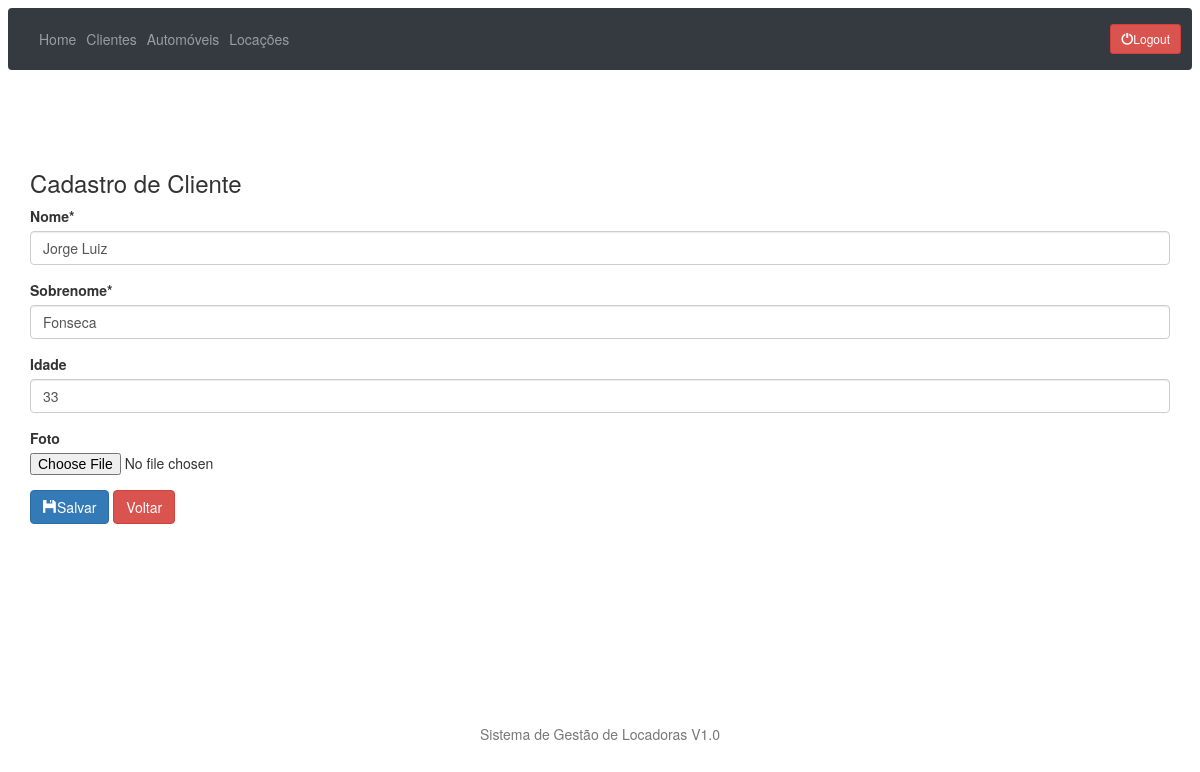
Page /clientes/update/1/ (signed in) on the earlier database version.
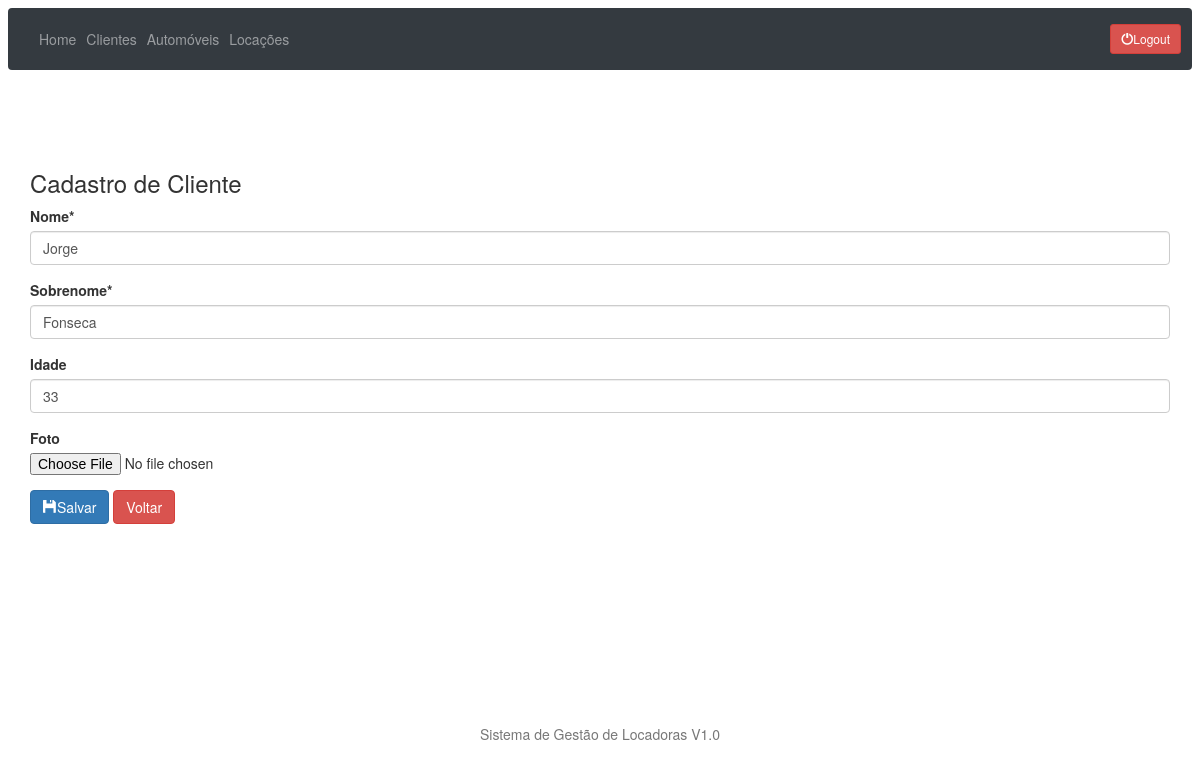
Same page on the later database version.
### clientes/models.py (models this page shows, shortened)
class Cliente(models.Model):
    nome = models.CharField(max_length=30)
    sobrenome = models.CharField(max_length=30)
    idade = models.IntegerField(null=True, blank=True)
    foto = models.ImageField(upload_to='clientes_fotos', null=True, blank=True)

### clientes/views.py (the view)
# urls.py: path('update/<int:id>/', clientes_update, name='cliente_update'),
@login_required()
def clientes_update(request, id):
    cliente = get_object_or_404(Cliente, pk=id)
    form = ClienteForm(request.POST or None, request.FILES or None, instance=cliente)
    if form.is_valid():
        form.save()
        return redirect('cliente_list')
    return render(request, 'cliente_form.html', {'form': form})

### clientes/forms.py
class ClienteForm(ModelForm):
    class Meta:
        model = Cliente
        fields = ['nome', 'sobrenome', 'idade', 'foto']

### clientes/templates/cliente_form.html (shortened to what this page needs)
{% extends 'base.html' %}
{% load crispy_forms_tags %}
{% block main %}
    <h3> Cadastro de Cliente </h3>
    <form method="POST" enctype="multipart/form-data">
        {{ form|crispy }}
        <button type="submit" class="btn btn-primary"><span
            class="glyphicon glyphicon-floppy-disk"></span>Salvar</button>
        <a class="btn btn-danger" href="{% url 'cliente_list' %}">Voltar</a>
    </form>
{% endblock %}

Differences in the rows shown:
changed Cliente "Fonseca": nome "Jorge Luiz" → "Jorge"
